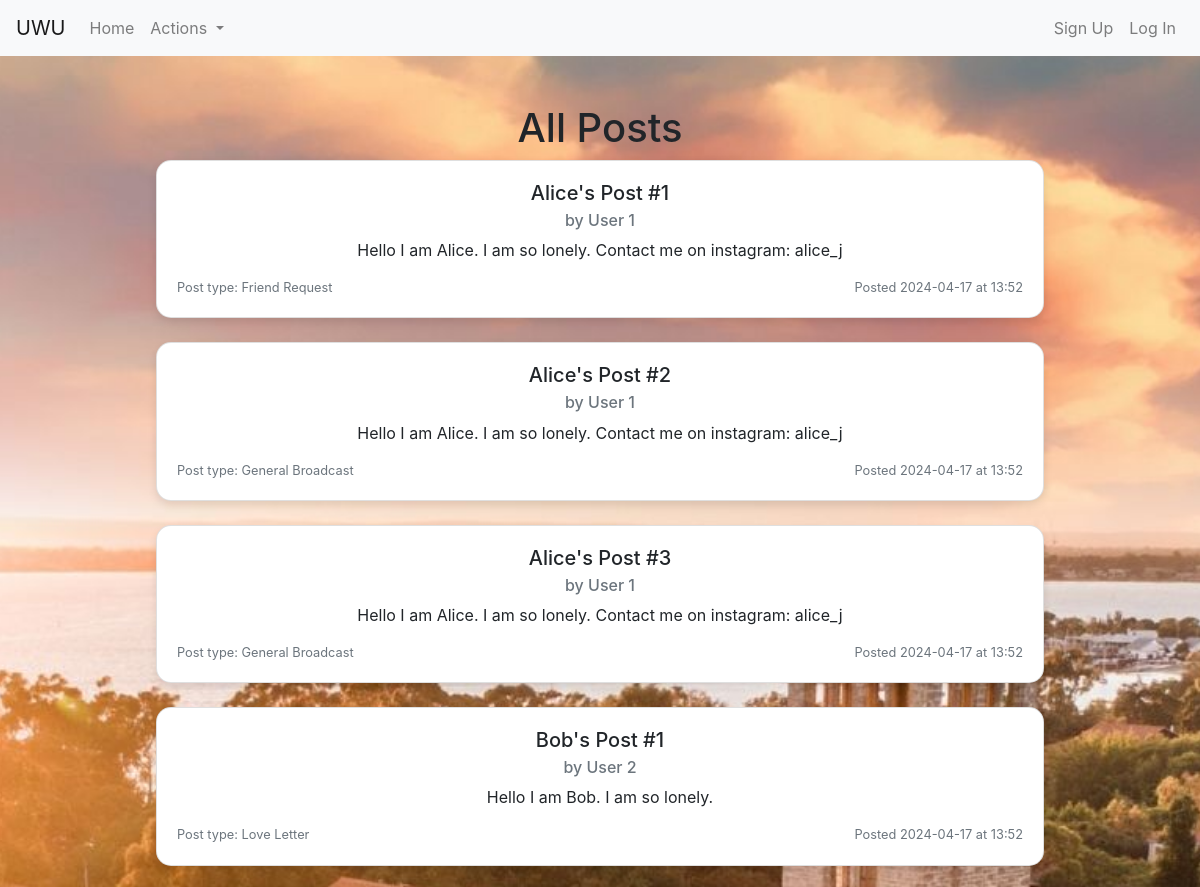
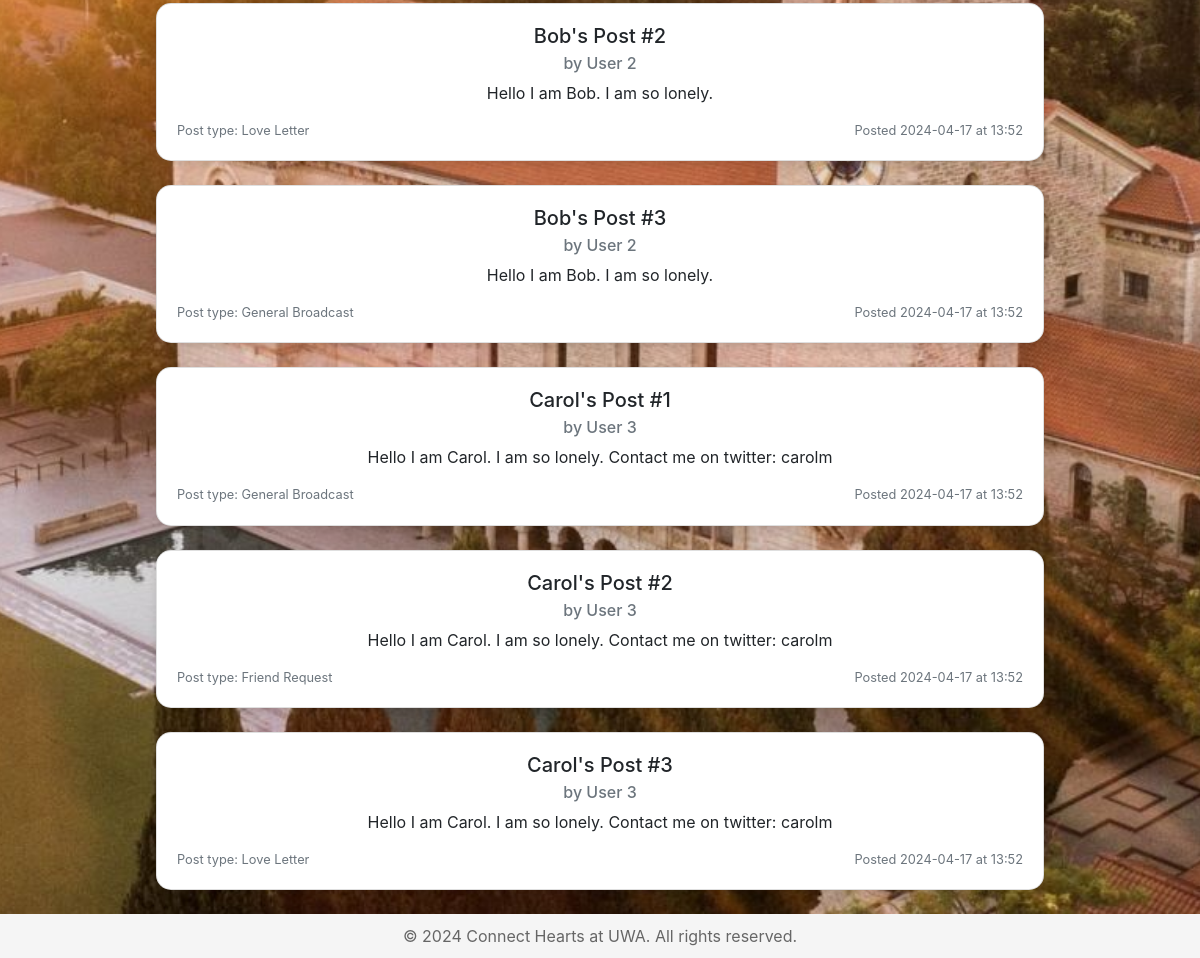
Page /post/browse on the earlier database version (2 pictures, top to bottom).
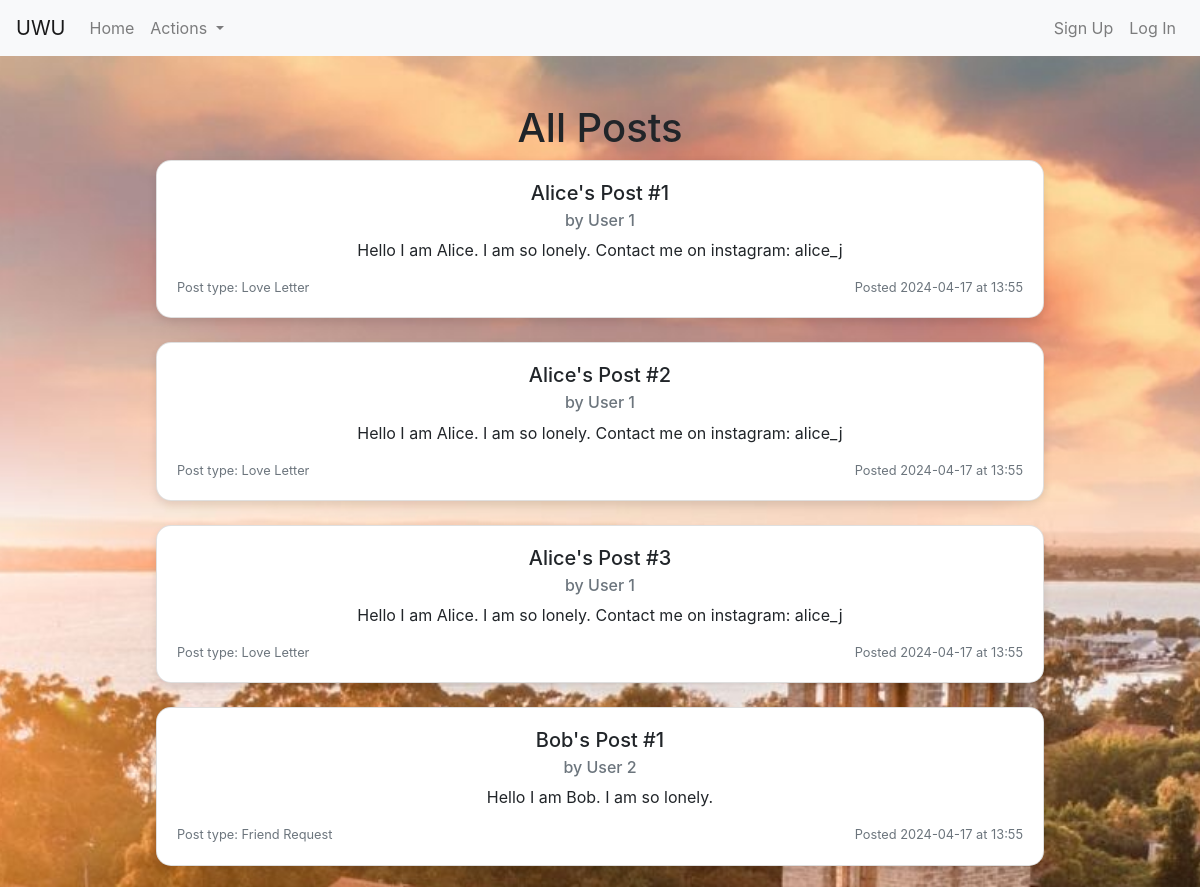
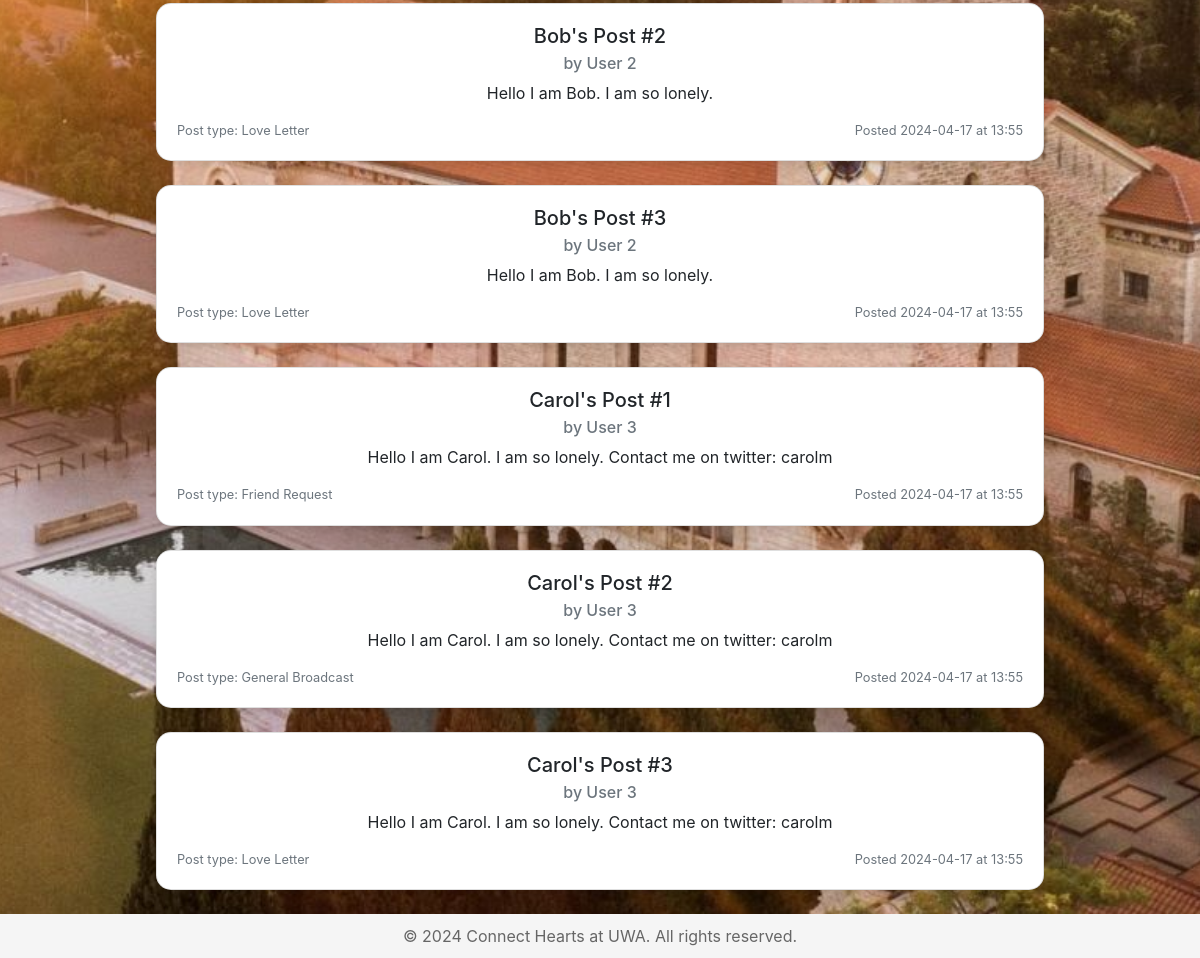
Same page on the later database version (2 pictures, top to bottom).
### models.py (models this page shows)
class Post(db.Model):
    post_id = db.Column(db.Integer, primary_key=True)
    user_id = db.Column(db.Integer, db.ForeignKey("user.user_id"), nullable=False)
    title = db.Column(db.String(200), nullable=False)
    is_anonymous = db.Column(db.Boolean, default=False)
    content = db.Column(db.Text, nullable=False)
    post_type = db.Column(db.String(50), nullable=False)
    created_at = db.Column(db.DateTime, server_default=db.func.now())
    replies = db.relationship("Reply", backref="post", lazy=True)

### blueprints/post.py (the view)
@post.route("/browse")
def browse():
    posts = Post.query.all()
    return render_template("browse.html", posts=posts)

### templates/browse.html (shortened to what this page needs)
{% extends "base.html" %}
{% block content %}
<div class="container mt-5">
    <h1 class="text-center">All Posts</h1>
    {% for post in posts %}
    <div class="card mb-4" style="width: 80%; margin-left: auto; margin-right: auto;">
        <div class="card-body">
            <h5 class="card-title">{{ post.title }}</h5>
            <h6 class="card-subtitle mb-2 text-muted">by User {{ post.user_id }}</h6>
            <p class="card-text">{{ post.content }}</p>
            <div class="d-flex justify-content-between">
                <small class="text-muted">Post type: {{ post.post_type }}</small>
                <small class="text-muted">
                    Posted {{ post.created_at.strftime('%Y-%m-%d at %H:%M') }}
                </small>
            </div>
        </div>
    </div>
    {% endfor %}
</div>
{% endblock %}

### templates/base.html (shortened to what this page needs)
<!doctype html>
<html lang="en">
  <head>
    <link
      rel="stylesheet"
      href="https://stackpath.bootstrapcdn.com/bootstrap/4.5.2/css/bootstrap.min.css"
    />
    <link
      rel="stylesheet"
      href="{{ url_for('static', filename='css/style.css') }}"
    />
  </head>
  <body>
    {% include 'components/navbar.html' %}
    {% block content %} {% endblock %}
    {% include 'components/footer.html' %}
  </body>
</html>

### templates/components/navbar.html (shortened to what this page needs)
<nav class="navbar navbar-expand-lg bg-light navbar-light">
    <a class="navbar-brand" href="#">UWU</a>
    <div class="collapse navbar-collapse" id="navbarNav">
      <ul class="navbar-nav">
        <li class="nav-item">
          <a class="nav-link" href="{{ url_for('home') }}">Home</a>
        </li>
        <li class="nav-item dropdown">
          <a
            class="nav-link dropdown-toggle"
            href="#"
            id="navbardrop"
            data-toggle="dropdown"
          >
            Actions
          </a>
        </li>
      </ul>
      <ul class="navbar-nav ml-auto">
        {% if 'user_id' in session %}
        <li class="nav-item">
          <a class="nav-link" href="{{ url_for('auth.account') }}"
            >{{ session['user_name'] }}</a
          >
        </li>
        <li class="nav-item">
          <a class="nav-link" href="{{ url_for('auth.logout') }}">Log Out</a>
        </li>
        {% else %}
        <li class="nav-item">
          <a
            class="nav-link"
            href="#"
            data-toggle="modal"
            data-target="#signUpModal"
            >Sign Up</a
          >
        </li>
        <li class="nav-item">
          <a
            class="nav-link"
            href="#"
            data-toggle="modal"
            data-target="#loginModal"
            >Log In</a
          >
        </li>
        {% endif %}
      </ul>
    </div>
  </nav>

### templates/components/footer.html
<footer class="footer">
    <div class="container text-center">
      <span>© 2024 Connect Hearts at UWA. All rights reserved.</span>
    </div>
  </footer>

### static/css/style.css (style rules this page uses)
html, body { height: 100%; margin: 0; padding: 0; display: flex; flex-direction: column; }
body { background-image: url("../images/uwa-sunrise-crop.jpg"); background-size: cover; background-position: center; }
.card { text-align: center; border-radius: 15px; box-shadow: 0 4px 8px rgba(0, 0, 0, 0.1); }
.footer { margin-top: auto; width: 100%; background-color: #f5f5f5; color: #666; text-align: center; padding: 10px 0; }
.card { width: 80%; margin: 0 auto 20px; box-shadow: 0 4px 8px rgba(0, 0, 0, 0.1); }

Differences in the rows shown:
changed Post "Alice's Post #1": post_type "Friend Request" → "Love Letter"; created_at "2024-04-17 at 13:52" → "2024-04-17 at 13:55"
changed Post "Alice's Post #2": post_type "General Broadcast" → "Love Letter"; created_at "2024-04-17 at 13:52" → "2024-04-17 at 13:55"
changed Post "Alice's Post #3": post_type "General Broadcast" → "Love Letter"; created_at "2024-04-17 at 13:52" → "2024-04-17 at 13:55"
changed Post "Bob's Post #1": post_type "Love Letter" → "Friend Request"; created_at "2024-04-17 at 13:52" → "2024-04-17 at 13:55"
changed Post "Bob's Post #2": created_at "2024-04-17 at 13:52" → "2024-04-17 at 13:55"
changed Post "Bob's Post #3": post_type "General Broadcast" → "Love Letter"; created_at "2024-04-17 at 13:52" → "2024-04-17 at 13:55"
changed Post "Carol's Post #1": post_type "General Broadcast" → "Friend Request"; created_at "2024-04-17 at 13:52" → "2024-04-17 at 13:55"
changed Post "Carol's Post #2": post_type "Friend Request" → "General Broadcast"; created_at "2024-04-17 at 13:52" → "2024-04-17 at 13:55"
changed Post "Carol's Post #3": created_at "2024-04-17 at 13:52" → "2024-04-17 at 13:55"
